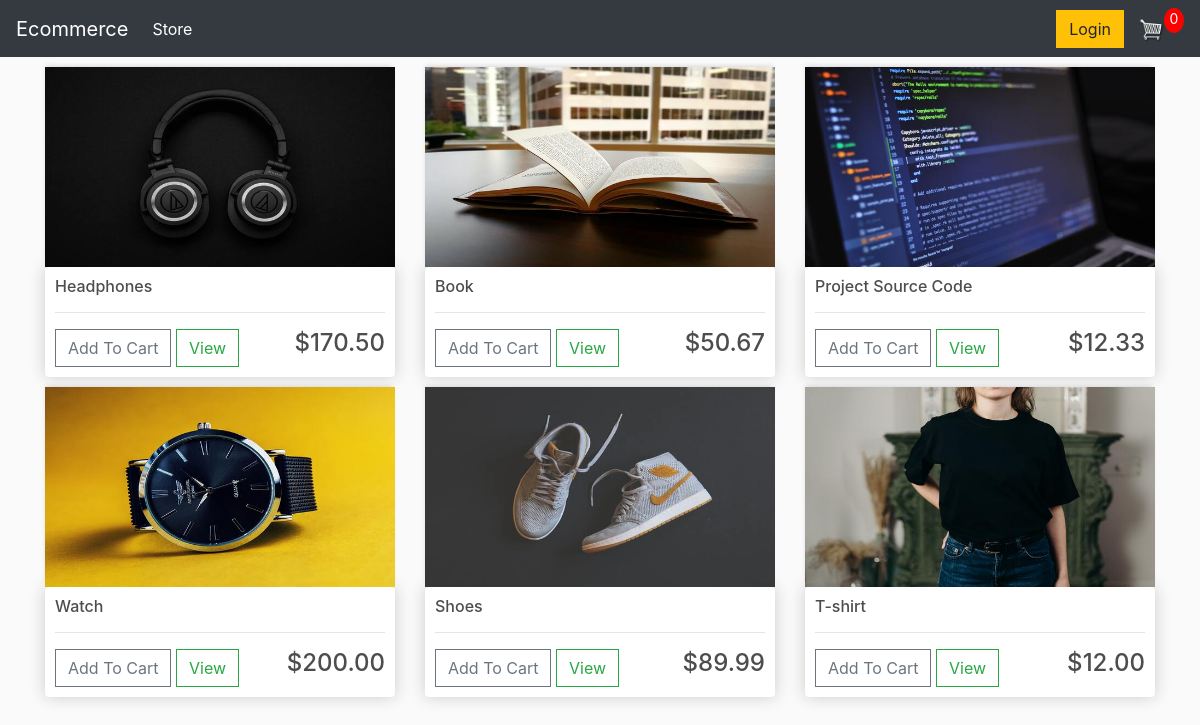
The page / on the database its author committed.
### store/models.py (models this page shows, shortened)
class Product(models.Model):
    name = models.CharField(max_length=200, null=True)
    price = models.DecimalField(max_digits=7, decimal_places=2)
    digital = models.BooleanField(default=False, null=True, blank=False)
    image = models.ImageField(null=True, blank=True)
    @property
    def imageURL(self):
        try:
            url = self.image.url
        except:
            url = ''
        return url

### store/views.py (the view)
# urls.py: path('', include('store.urls')),
def store(request):
    data = cartData(request)
    cartItems = data['cartItems']
    products = Product.objects.all()
    context = {'products': products, 'cartItems': cartItems}
    return render(request, 'store/store.html', context)

### store/utils.py (called while the page is built, shortened)
def cookieCart(request):
    try:
        cart = json.loads(request.COOKIES['cart'])
    except:
        cart = {}
    print('Cart:', cart)
    items = []
    order = {'get_cart_total': 0, 'get_cart_items': 0, 'shipping': False}
    cartItems = order['get_cart_items']
    return {'cartItems': cartItems, 'order': order, 'items': items}

def cartData(request):
    if request.user.is_authenticated:
        customer = request.user.customer # Potential bug
        order, created = Order.objects.get_or_create(customer=customer, complete=False)
        items = order.orderitem_set.all()
        cartItems = order.get_cart_items
    else:
        cookieData = cookieCart(request)
        cartItems = cookieData['cartItems']
        order = cookieData['order']
        items = cookieData['items']
    return {'cartItems': cartItems, 'order': order, 'items': items}

### store/templates/store/store.html
{% extends 'store/main.html' %}
{% load static %}
{% block content %}
   <div class="row">
        {% for product in products %}
        <div class="col-lg-4">
            <img class="thumbnail" src="{{product.imageURL}}">
            <div class="box-element" product>
                <h6>{{product.name}}</h6>
                <hr>
                <button data-product="{{product.id}}" data-action="add"
                        class="btn btn-outline-secondary add-btn update-cart">Add To Cart</button>
                <a class="btn btn-outline-success" href="#">View</a>
                <h4 style="display: inline-block; float: right;">${{product.price|floatformat:2}}</h4>
            </div>
        </div>
        {% endfor %}
    </div>
{% endblock content %}

### store/templates/store/main.html (shortened to what this page needs)
<!DOCTYPE html>
{% load static %}
<html lang="en">
<head>
    <link rel="stylesheet" href="https://stackpath.bootstrapcdn.com/bootstrap/4.5.0/css/bootstrap.min.css">
    <link rel="stylesheet" type="text/css" href="{% static 'css/main.css' %}">
</head>
<body>
    <nav class="navbar navbar-expand-lg navbar-dark bg-dark">
      <a class="navbar-brand" href="{% url 'store' %}">Ecommerce</a>
      <div class="collapse navbar-collapse" id="navbarSupportedContent">
        <ul class="navbar-nav mr-auto">
          <li class="nav-item active">
            <a class="nav-link" href="{% url 'store' %}">Store<span class="sr-only">(current)</span></a>
          </li>
        </ul>
          <div class="form-inline my-2 my-lg-0">
              <a href="#" class="btn btn-warning">Login</a>
              <a href="{% url 'cart' %}">
                  <img id="cart-icon" src="{% static 'images/cart.png' %}">
              </a>
              <p id="cart-total">{{cartItems}}</p>
          </div>
      </div>
    </nav>
    <div class="container">
        {% block content %}
        {% endblock content %}
    </div>
</body>
</html>

### static/css/main.css (style rules this page uses)
body { background-color: hsl(0, 0%, 98%); }
h1,h2,h3,h4,h5,h6 { color:hsl(0, 0%, 30%); }
.box-element { box-shadow:hsl(0, 0%, 80%) 0 0 16px; background-color: #fff; border-radius: 4px; padding: 10px; }
.thumbnail { width: 100%; height: 200px; -webkit-box-shadow: -1px -3px 5px -2px rgba(214,214,214,1); -moz-box-shadow: -1px -3px 5px -2px rgba(214,214,214,1); box-shadow: -1px -3px 5px -2px rgba(214,214,214,1); }
#cart-icon { width:25px; display: inline-block; margin-left: 15px; }
#cart-total { display: block; text-align: center; color:#fff; background-color: red; width: 20px; height: 25px; border-radius: 50%; font-size: 14px; }
.col-lg-4, .col-lg-6, .col-lg-8, .col-lg-12 { margin-top: 10px; }
.btn { border-radius: 0; }

### rows shown on the page
Product: imageURL (picture), name "Headphones", price "170.50"
Product: imageURL (picture), name "Book", price "50.67"
Product: imageURL (picture), name "Project Source Code", price "12.33"
Product: imageURL (picture), name "Watch", price "200.00"
Product: imageURL (picture), name "Shoes", price "89.99"
Product: imageURL (picture), name "T-shirt", price "12.00"

### other values the page prints
{{ cartItems }} "0"
